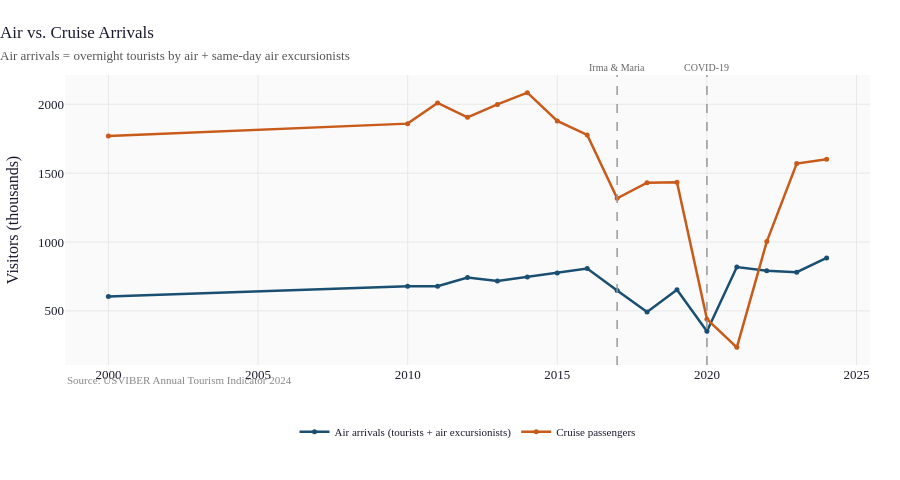

Notebook code for this chart:
### Markdown cell above
---
## 3. Cruise vs. Air Arrivals

### Code cell
fig = line_chart(
    tour,
    x="year",
    y=["air_visitors", "cruise_passengers"],
    names=["Air arrivals (tourists + air excursionists)", "Cruise passengers"],
    colors=[PALETTE["tourists"], PALETTE["cruise"]],
    title="Air vs. Cruise Arrivals",
    subtitle="Air arrivals = overnight tourists by air + same-day air excursionists",
    y_label="Visitors (thousands)",
    source="USVIBER Annual Tourism Indicator 2024",
    shock_x=[2017, 2020],
)
fig.show()

### Figure 1 — Plotly figure (JSON) as saved in the notebook; plotly's stock layout.template omitted (floating-point values rounded to 4 significant figures)
{"data": [{"line": {"color": "#1a4f72", "width": 2.5}, "marker": {"size": 5}, "mode": "lines+markers", "name": "Air arrivals (tourists + air excursionists)", "type": "scatter", "x": [2000, 2010, 2011, 2012, 2013, 2014, 2015, 2016, 2017, 2018, 2019, 2020, 2021, 2022, 2023, 2024], "y": [604.5, 679.4, 679.4, 741.9, 717.9, 746.5, 774.4, 807.8, 647.8, 492.6, 653.7, 352.4, 818.2, 790.7, 780.7, 884.2]}, {"line": {"color": "#c85a1a", "width": 2.5}, "marker": {"size": 5}, "mode": "lines+markers", "name": "Cruise passengers", "type": "scatter", "x": [2000, 2010, 2011, 2012, 2013, 2014, 2015, 2016, 2017, 2018, 2019, 2020, 2021, 2022, 2023, 2024], "y": [1768.0, 1859.0, 2009.0, 1904.0, 1999.0, 2084.0, 1879.0, 1777.0, 1317.0, 1431.0, 1433.0, 440.4, 235.5, 1003.0, 1569.0, 1600.0]}], "layout": {"annotations": [{"showarrow": false, "text": "<span style='color:#888;font-size:11px'>Source: USVIBER Annual Tourism Indicator 2024</span>", "x": 0, "xanchor": "left", "xref": "paper", "y": -0.08, "yref": "paper"}, {"font": {"color": "#666", "size": 10}, "showarrow": false, "text": "Irma & Maria", "x": 2017, "xanchor": "center", "xref": "x", "y": 1, "yanchor": "bottom", "yref": "y domain"}, {"font": {"color": "#666", "size": 10}, "showarrow": false, "text": "COVID-19", "x": 2020, "xanchor": "center", "xref": "x", "y": 1, "yanchor": "bottom", "yref": "y domain"}], "height": 480, "shapes": [{"line": {"color": "#999999", "dash": "dash", "width": 1.5}, "type": "line", "x0": 2017, "x1": 2017, "xref": "x", "y0": 0, "y1": 1, "yref": "y domain"}, {"line": {"color": "#999999", "dash": "dash", "width": 1.5}, "type": "line", "x0": 2020, "x1": 2020, "xref": "x", "y0": 0, "y1": 1, "yref": "y domain"}], "title": {"font": {"size": 17}, "text": "Air vs. Cruise Arrivals<br><span style='font-size:13px;color:#555'>Air arrivals = overnight tourists by air + same-day air excursionists</span>", "x": 0}, "width": 900, "xaxis": {"title": {"text": ""}}, "yaxis": {"title": {"text": "Visitors (thousands)"}}}}
